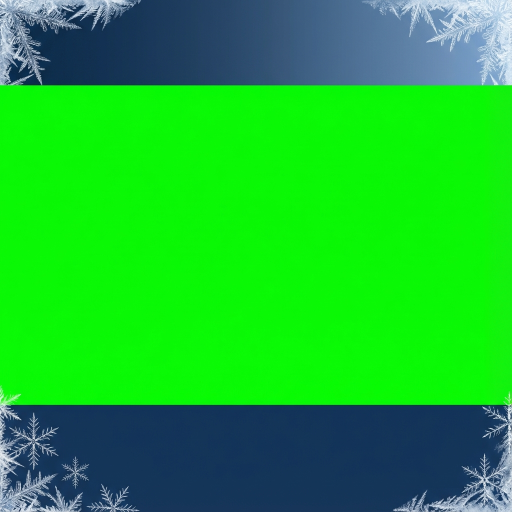
#> input picture scripts/image-branding/templates/frame-social-square-v1.png, 1024 x 1024 px (shown at 1/2 size)
$ python brand_image.py templates/frame-social-square-v1.png
#> lines starting #> are read from the running program, lines starting #| are printed output that depends on the picture; after the words box and inside, x2 and y2 are one past the last pixel; in counts of white or black regions, pixels touching at a corner belong together
#> in brand_image, customer_img is the input picture: PIL image 1024x1024 RGB; mean R, G, B 26.2, 186.1, 46.9
#!/usr/bin/env python3
"""
Foamology Image Branding Tool
Composites customer photos with branded frames, logos, and text overlays.
"""

import os
import sys
from pathlib import Path
from PIL import Image, ImageDraw, ImageFont, ImageFilter
import numpy as np

# Paths
SCRIPT_DIR = Path(__file__).parent
TEMPLATES_DIR = SCRIPT_DIR / "templates"
OUTPUT_DIR = SCRIPT_DIR / "output"
PROJECT_ROOT = SCRIPT_DIR.parent.parent
LOGO_PATH = PROJECT_ROOT / "public/images/logos/foamology-logo.png"
LOGO_WH_PATH = PROJECT_ROOT / "public/images/logos/foamology-logo-WH-BK.png"

# Chromakey color (bright green)
CHROMA_KEY = (0, 255, 0)
CHROMA_TOLERANCE = 50  # How much variance from pure green to accept


def find_chromakey_bounds(frame_img):
    """Find the bounding box of the chromakey (green) area."""
    img_array = np.array(frame_img)

    # Find pixels that are close to chromakey green
    r, g, b = img_array[:,:,0], img_array[:,:,1], img_array[:,:,2]

    # Green pixels: high G, low R, low B
    green_mask = (
        (g > 200) &
        (r < 100) &
        (b < 100)
    )

    # Find bounding box of green area
    rows = np.any(green_mask, axis=1)
    cols = np.any(green_mask, axis=0)

    if not rows.any() or not cols.any():
        print("Warning: No chromakey area found!")
        return None

    rmin, rmax = np.where(rows)[0][[0, -1]]
    cmin, cmax = np.where(cols)[0][[0, -1]]

    return (cmin, rmin, cmax + 1, rmax + 1)  # left, top, right, bottom


# [25 lines left out: function replace_chromakey, not called in this run]


def replace_chromakey_with_mask(frame_img, customer_img):
    """Replace chromakey using pixel-level masking for better edges."""
    frame_array = np.array(frame_img)

    # Create mask for non-green pixels (the frame)
    r, g, b = frame_array[:,:,0], frame_array[:,:,1], frame_array[:,:,2]
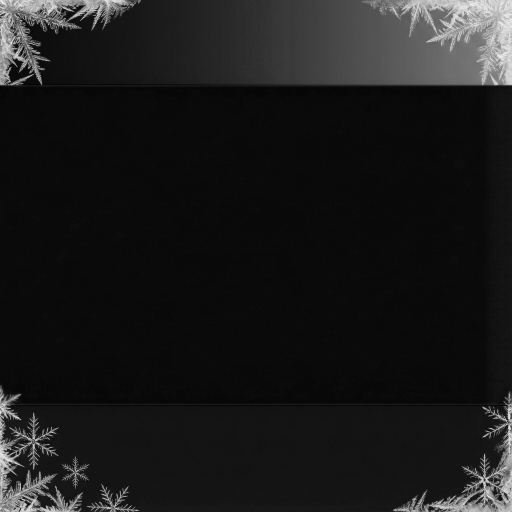
#> r: shape (1024, 1024) (shown at 1/2 size); min 0, max 248, mean 26.2
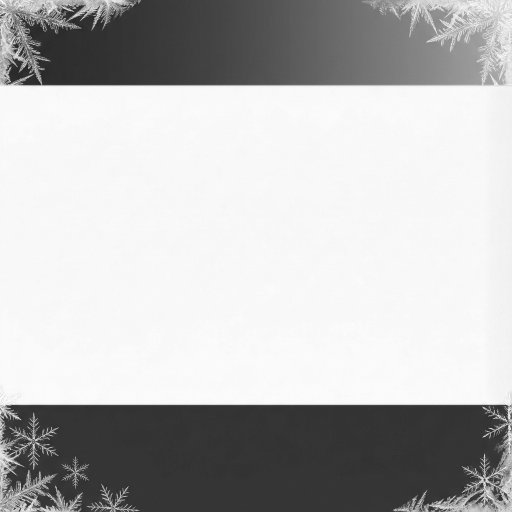
#> g: shape (1024, 1024) (shown at 1/2 size); min 17, max 255, mean 186.1
    frame_mask = ~((g > 180) & (r < 120) & (b < 120))
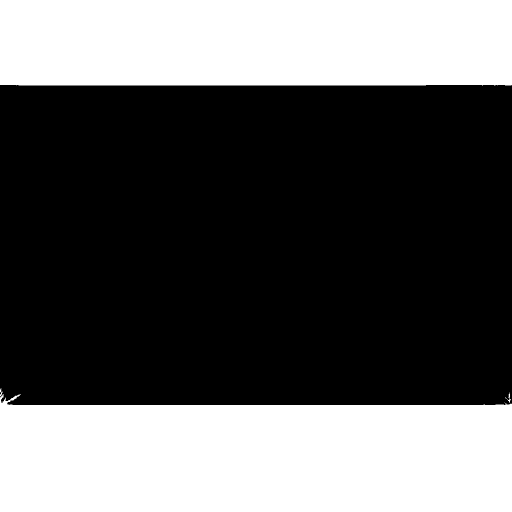
#> frame_mask: shape (1024, 1024) bool (shown at 1/2 size); 37.6% white; 6 white regions (2 under 20 px), largest, box (x1, y1, x2, y2) and area: (0, 788, 1024, 1024) 219466, (0, 0, 1024, 171) 174915, (1010, 785, 1022, 806) 53, (0, 783, 5, 793) 22

    # Find chromakey bounds
    bounds = find_chromakey_bounds(frame_img)
#> in find_chromakey_bounds, `green_mask = ( (g > 200) & (r < 100) & (b < 100) )`:
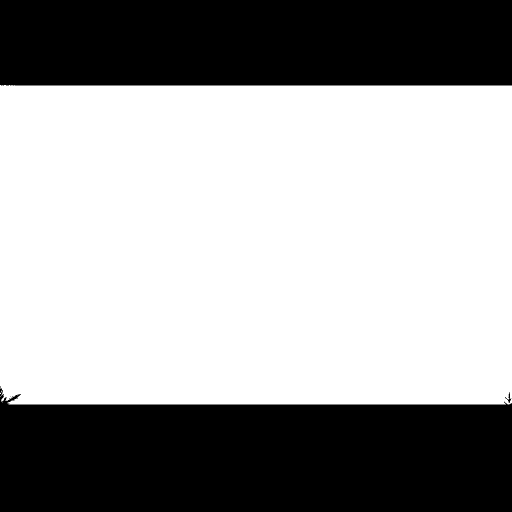
#> green_mask: shape (1024, 1024) bool (shown at 1/2 size); 62.3% white; 4 black regions (1 under 20 px), largest, box (x1, y1, x2, y2) and area: (0, 773, 1024, 1024) 220580, (0, 0, 1024, 171) 175092, (1010, 784, 1023, 806) 71
#> in find_chromakey_bounds, `rmin, rmax = np.where(rows)[0][[0, -1]]`: rmin = 170; rmax = 808
#> in find_chromakey_bounds, `cmin, cmax = np.where(cols)[0][[0, -1]]`: cmin = 0; cmax = 1023
#> bounds = (0, 170, 1024, 809)
    if bounds is None:
        return frame_img

    left, top, right, bottom = bounds
#> left = 0; top = 170; right = 1024; bottom = 809
    width = right - left
#> width = 1024
    height = bottom - top
#> height = 639

    # Resize customer image to fill the chromakey area
    # Use cover mode - fill the area completely
    customer_aspect = customer_img.width / customer_img.height
#> customer_aspect = 1
    target_aspect = width / height
#> target_aspect = 1.6

    if customer_aspect > target_aspect:
        # Customer image is wider - fit by height
        new_height = height
        new_width = int(height * customer_aspect)
    else:
        # Customer image is taller - fit by width
        new_width = width
#> new_width = 1024
        new_height = int(width / customer_aspect)
#> new_height = 1024

    customer_resized = customer_img.resize((new_width, new_height), Image.Resampling.LANCZOS)

    # Center crop to exact size
    crop_left = (new_width - width) // 2
#> crop_left = 0
    crop_top = (new_height - height) // 2
#> crop_top = 192
    customer_cropped = customer_resized.crop((crop_left, crop_top, crop_left + width, crop_top + height))
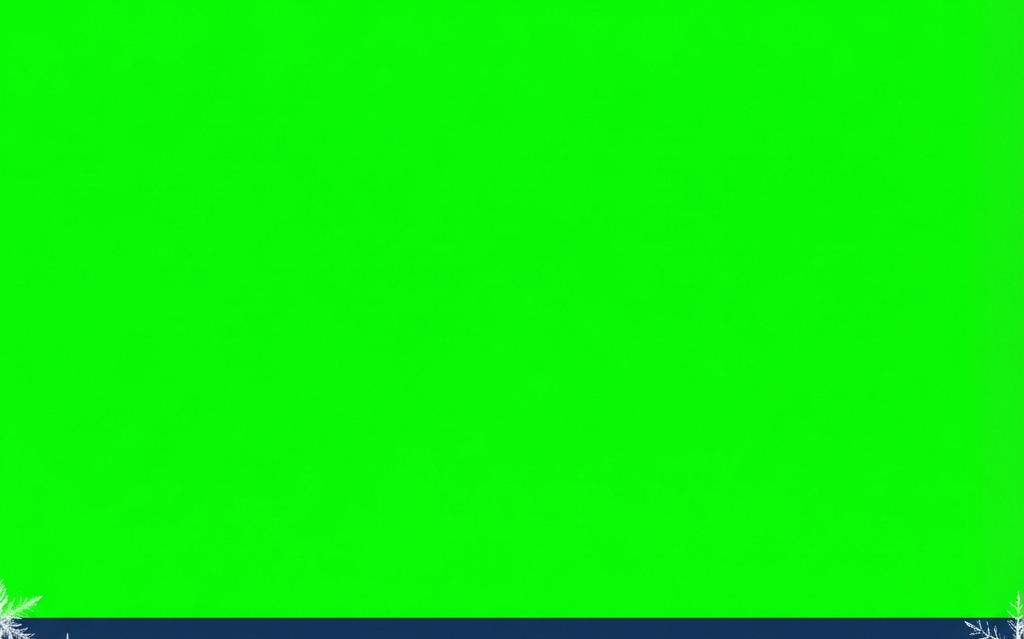
#> customer_cropped: PIL image 1024x639 RGB; mean R, G, B 10.6, 241.7, 8

    # Create result image starting with customer image as base
    result = Image.new('RGB', frame_img.size, (20, 20, 30))
    result.paste(customer_cropped, (left, top))
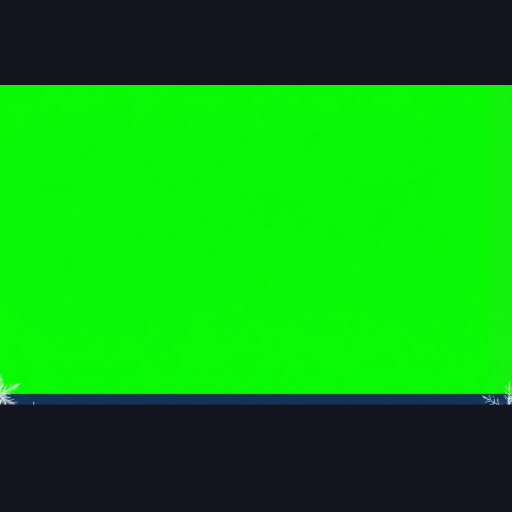
#> result: PIL image 1024x1024 RGB (shown at 1/2 size); mean R, G, B 14.2, 158.3, 16.3

    # Overlay the frame (non-green parts)
    result_array = np.array(result)
    result_array[frame_mask] = frame_array[frame_mask]
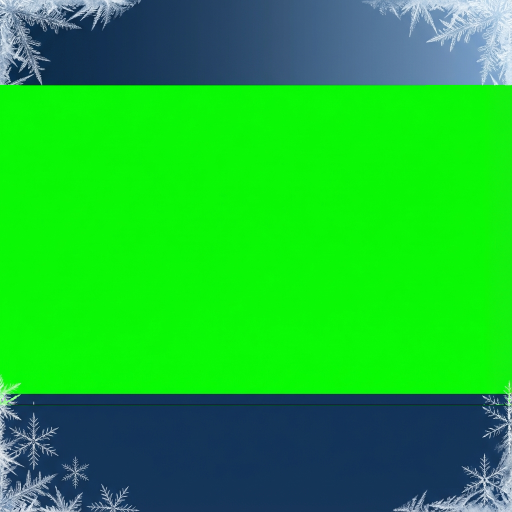
#> result_array: shape (1024, 1024, 3) (shown at 1/2 size); mean R, G, B 26.5, 182.1, 48.6

    return Image.fromarray(result_array)


def add_logo(img, logo_path, position='bottom-right', size_percent=15, margin=20):
    """Add logo to image."""
    if not logo_path.exists():
        print(f"Warning: Logo not found at {logo_path}")
        return img

    logo = Image.open(logo_path).convert('RGBA')

    # Calculate logo size
    max_size = int(min(img.width, img.height) * size_percent / 100)
    logo.thumbnail((max_size, max_size), Image.Resampling.LANCZOS)

    # Calculate position
    if position == 'bottom-right':
        x = img.width - logo.width - margin
        y = img.height - logo.height - margin
    elif position == 'bottom-left':
        x = margin
        y = img.height - logo.height - margin
    elif position == 'top-right':
        x = img.width - logo.width - margin
        y = margin
    elif position == 'top-left':
        x = margin
        y = margin
    elif position == 'bottom-center':
        x = (img.width - logo.width) // 2
        y = img.height - logo.height - margin
    else:
        x, y = margin, margin

    # Composite logo
    result = img.copy().convert('RGBA')
    result.paste(logo, (x, y), logo)

    return result.convert('RGB')


# [105 lines left out: functions add_text_banner, add_service_badge, not called in this run]


def brand_image(customer_image_path,
                frame_template='frame-social-square-v1.png',
                output_name=None,
                headline=None,
                service_type=None,
                add_company_logo=True):
    """
    Main function to create a branded image from customer photo.

    Args:
        customer_image_path: Path to customer's original image
        frame_template: Name of frame template file in templates/
        output_name: Output filename (auto-generated if None)
        headline: Optional headline text for bottom banner
        service_type: Optional service badge (spray-foam, thermal, etc.)
        add_company_logo: Whether to add the Foamology logo

    Returns:
        Path to the created branded image
    """
    # Load images
    customer_path = Path(customer_image_path)
    if not customer_path.exists():
        raise FileNotFoundError(f"Customer image not found: {customer_path}")

    frame_path = TEMPLATES_DIR / frame_template
    if not frame_path.exists():
        raise FileNotFoundError(f"Frame template not found: {frame_path}")

    print(f"Loading customer image: {customer_path.name}")
    customer_img = Image.open(customer_path).convert('RGB')

    print(f"Loading frame template: {frame_template}")
    frame_img = Image.open(frame_path).convert('RGB')

    # Replace chromakey with customer image
    print("Compositing images...")
    result = replace_chromakey_with_mask(frame_img, customer_img)

    # Add service badge if specified
    if service_type:
        print(f"Adding service badge: {service_type}")
        result = add_service_badge(result, service_type, position='top-left')

    # Add headline banner if specified
    if headline:
        print(f"Adding headline: {headline}")
        result = add_text_banner(result, headline)

    # Add logo
    if add_company_logo:
        print("Adding company logo...")
        logo_to_use = LOGO_WH_PATH if LOGO_WH_PATH.exists() else LOGO_PATH
        result = add_logo(result, logo_to_use, position='bottom-right', size_percent=18)

    # Save output
    if output_name is None:
        output_name = f"branded_{customer_path.stem}.jpg"

    output_path = OUTPUT_DIR / output_name
    OUTPUT_DIR.mkdir(parents=True, exist_ok=True)

    # Save as JPEG with good quality
    result.save(output_path, 'JPEG', quality=90, optimize=True)
    print(f"Saved branded image: {output_path}")

    return output_path


# [24 lines left out: function batch_brand_images, not called in this run]


if __name__ == '__main__':
    import argparse

    parser = argparse.ArgumentParser(description='Brand customer images with Foamology overlays')
    parser.add_argument('image', help='Path to customer image')
    parser.add_argument('--frame', default='frame-social-square-v1.png', help='Frame template name')
    parser.add_argument('--headline', help='Headline text for bottom banner')
    parser.add_argument('--service', help='Service type badge (spray-foam, thermal, removal, crawlspace, blow-in, inspection)')
    parser.add_argument('--output', help='Output filename')
    parser.add_argument('--no-logo', action='store_true', help='Skip adding company logo')

    args = parser.parse_args()

    brand_image(
        args.image,
        frame_template=args.frame,
        output_name=args.output,
        headline=args.headline,
        service_type=args.service,
        add_company_logo=not args.no_logo
    )
